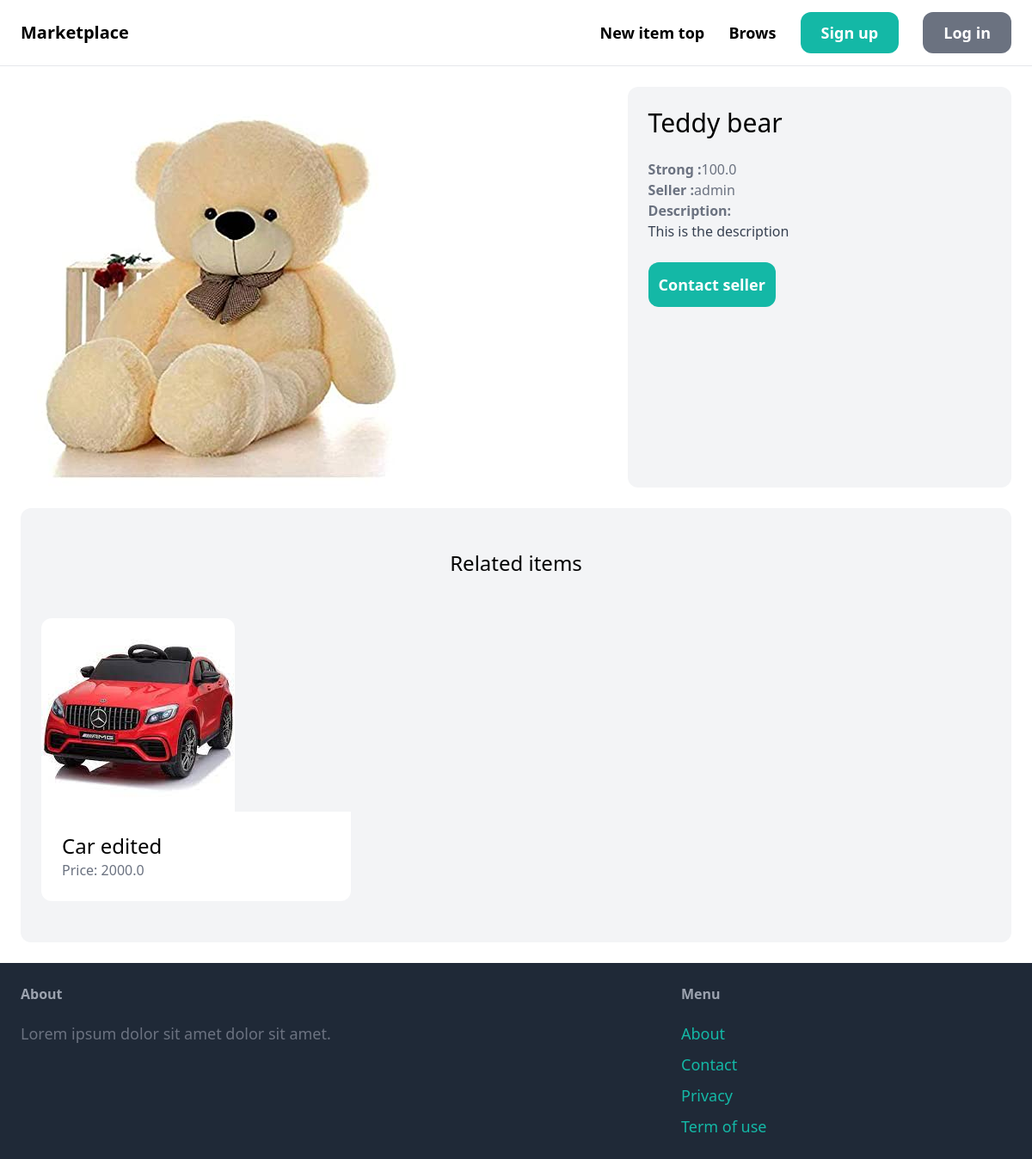
Page /items/1/ on the committed database.
### item/models.py (models this page shows, shortened)
class Item(models.Model):
    category = models.ForeignKey(
        Category, related_name='items', on_delete=models.CASCADE)
    name = models.CharField(max_length=255)
    description = models.TextField(blank=True, null=True)
    price = models.FloatField()
    image = models.ImageField(upload_to='item_images', blank=True, null=True)
    is_sold = models.BooleanField(default=False)
    created_by = models.ForeignKey(
        User, related_name='items', on_delete=models.CASCADE)
    created_at = models.DateTimeField(auto_now_add=True)

### item/views.py (the view)
# urls.py: path('<int:pk>/', views.detail, name='detail'),
def detail(request, pk):
    item = get_object_or_404(Item, pk=pk)
    related_items = Item.objects.filter(
        category=item.category, is_sold=False).exclude(pk=pk)[0:3]
    return render(request, 'item/detail.html', {
        'item': item,
        'related_items': related_items
    })

### item/templates/item/detail.html (shortened to what this page needs)
{% extends 'core/base.html' %}
{% block content %}
  <div class="grid grid-cols-5 gap-6">
    <div class="col-span-3">
      <img src="{{ item.image.url }}" alt="" class="eounded-xl" />
    </div>
    <div class="col-span-2 p-6 bg-gray-100 rounded-xl">
      <h1 class="mb-6 text-3xl">{{ item.name }}</h1>
      <p class="text-gray-500">
        <strong>Strong :</strong>{{ item.price }}
      </p>
      <p class="text-gray-500">
        <strong>Seller :</strong>{{ item.created_by.username }}
      </p>
      {% if item.description %}
        <p class="text-gray-700">
          <strong class="text-gray-500">Description:</strong> <br />
          {{ item.description }}
        </p>
      {% endif %}
      {%  if request.user ==  item.created_by %}
          <div class="mt-6 p-6 bg-white rounded-xl">
              <p>This is your item!</p>
              <a href="{% url 'item:edit' item.id  %}" class="inline-block mt-6 px-6 py-3 text-lg font-semibold bg-teal-500 rounded-xl text-white" >Edit </a>
              <a href="{% url 'item:delete' item.id %}" class="inline-block mt-6 px-6 py-3 text-lg font-semibold bg-red-500 rounded-xl text-white" >Delete </a>
          </div>
      {% else %}
          <a href="{% url 'conversation:new' item.id %}" class="inline-block mt-6 py-3 px-3 text-lg font-semibold bg-teal-500 text-white rounded-xl hover:bg-teal-700">Contact seller</a>
      {% endif %}
    </div>
  </div>
  <div class="mt-6 px-6 py-12 bg-gray-100 rounded-xl">
    <h2 class="mb-12 text-2xl text-center">Related items</h2>
    <div class="grid grid-cols-3 gap-3">
      {% for item in related_items %}
        <div>
          <a href="{% url 'item:detail' item.id %}">
            <div>
              <img src="{{ item.image.url }}" alt="" class="rounded-t-xl" />
            </div>
            <div class="p-6 bg-white rounded-b-xl">
              <h2 class="text-2xl">{{ item.name }}</h2>
              <p class="text-gray-500">Price: {{ item.price }}</p>
            </div>
          </a>
        </div>
      {% endfor %}
    </div>
  </div>
{% endblock %}

### rows in the picture
Item: image (picture), name "Teddy bear", price "100.0", created_by.username "admin", description "This is the description"
Item: image (picture), name "Car edited", price "2000.0"
